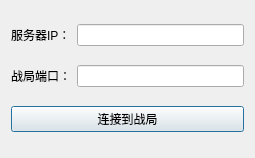
<?xml version="1.0" encoding="UTF-8"?>
<ui version="4.0">
 <class>ConnectToHost</class>
 <widget class="QDialog" name="ConnectToHost">
  <property name="geometry">
   <rect>
    <x>0</x>
    <y>0</y>
    <width>255</width>
    <height>158</height>
   </rect>
  </property>
  <property name="windowTitle">
   <string>Dialog</string>
  </property>
  <layout class="QVBoxLayout" name="verticalLayout">
   <item>
    <layout class="QHBoxLayout" name="horizontalLayout_2">
     <item>
      <widget class="QLabel" name="ipLabel">
       <property name="text">
        <string>服务器IP：</string>
       </property>
      </widget>
     </item>
     <item>
      <widget class="QLineEdit" name="ipInput"/>
     </item>
    </layout>
   </item>
   <item>
    <layout class="QHBoxLayout" name="horizontalLayout">
     <item>
      <widget class="QLabel" name="portLabel">
       <property name="text">
        <string>战局端口：</string>
       </property>
      </widget>
     </item>
     <item>
      <widget class="QLineEdit" name="lineEdit"/>
     </item>
    </layout>
   </item>
   <item>
    <widget class="QPushButton" name="connectToGame">
     <property name="text">
      <string>连接到战局</string>
     </property>
    </widget>
   </item>
  </layout>
 </widget>
 <resources/>
 <connections/>
</ui>
